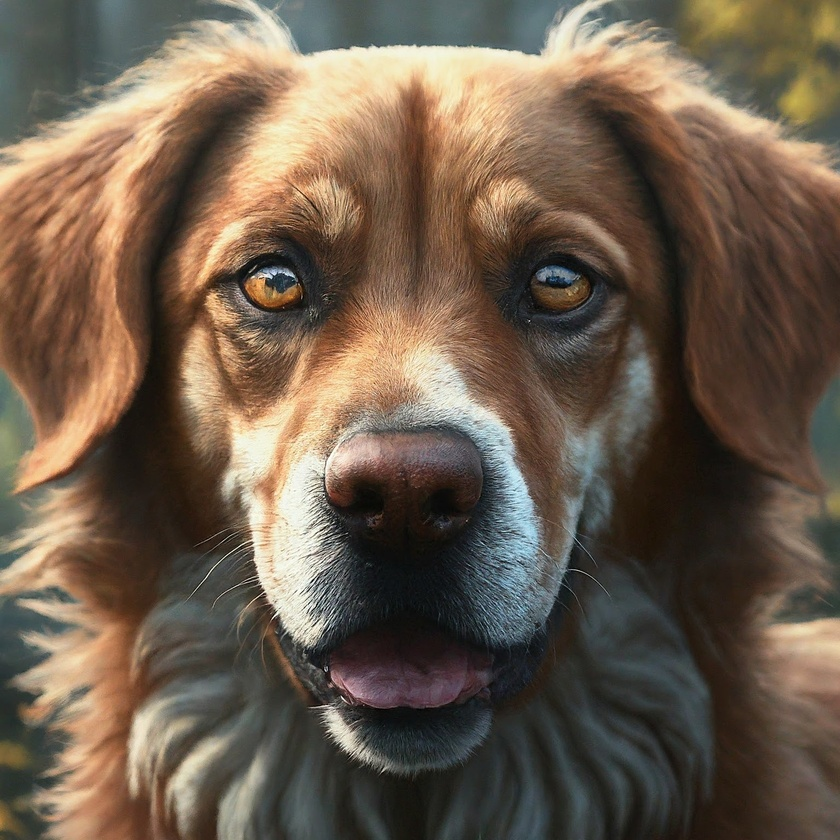
#> input picture sample.jpeg, 840 x 840 px, shrunk from 1536 x 1536 before the run
$ python q1.py
#> lines starting #> are read from the running program, lines starting #| are printed output that depends on the picture
import cv2
import numpy as np
import matplotlib.pyplot as plt

# -----------------------------------Load original image as a grayscale image--------------------------------------
im = cv2.imread("sample.jpeg")[:,:,0]
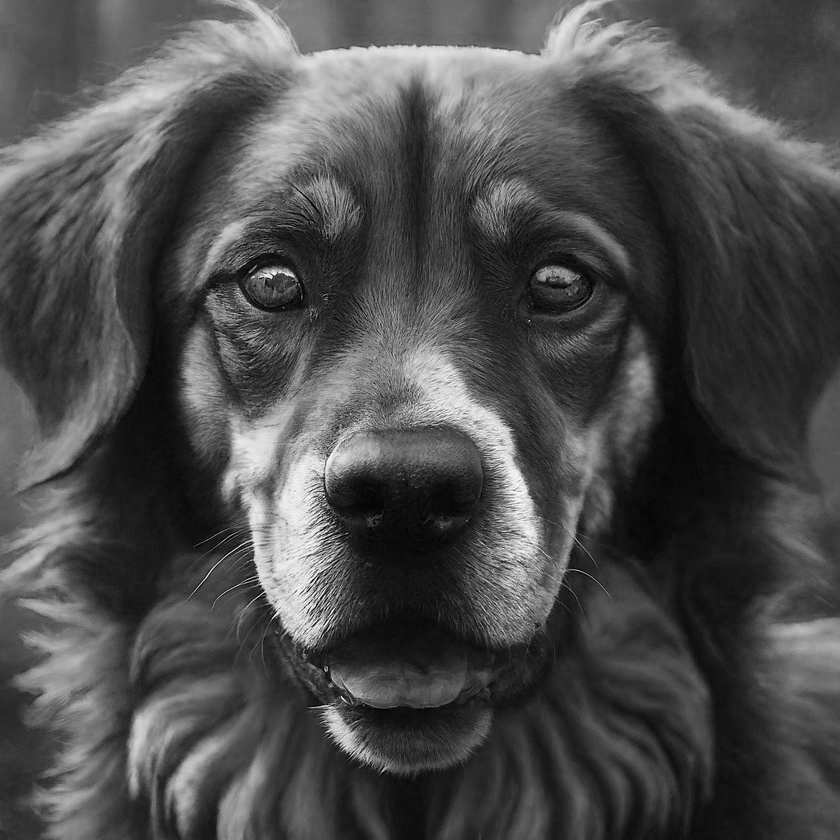
#> im: shape (840, 840); min 0, max 255, mean 77.2
plt.gray()
plt.imshow(im)
plt.title("Original Image")
plt.show()

# ------------------------------Plot intensity level reduced images into a one figure------------------------------
f, axarr = plt.subplots(2, 4)   # Setting 2 rows and 4 columns

levels = 256                    # No of gray levels which assigned to an variable

for i in range(2):
    for j in range(4):

        im_mod = np.array(((im // (256//levels)) * (256//levels)), dtype=np.uint8)

        axarr[i,j].imshow(im_mod)
        axarr[i, j].set_title('{} intensity levels'.format(int(levels)))

        levels //= 2            # Reducing gray levels in 2**n where n is from 8 to 1 at each iteration
#> after the loop, levels = 1

plt.tight_layout()              # Adjusting subplots to fit into the figure area
plt.show()                      # Display all the plots
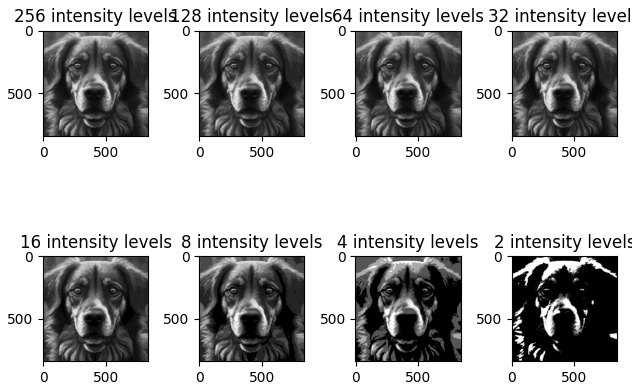
#> figure drawn by matplotlib, 8 panels
